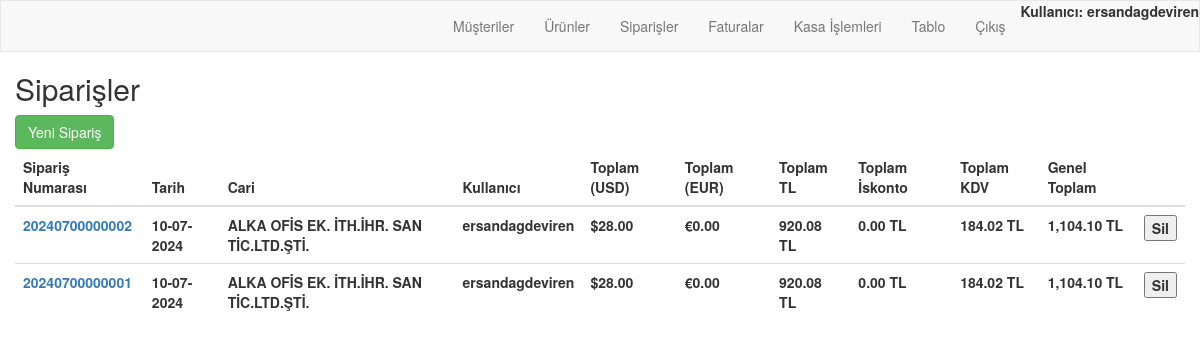
/order/orders/ (signed in), run on an earlier commit of the app's database.
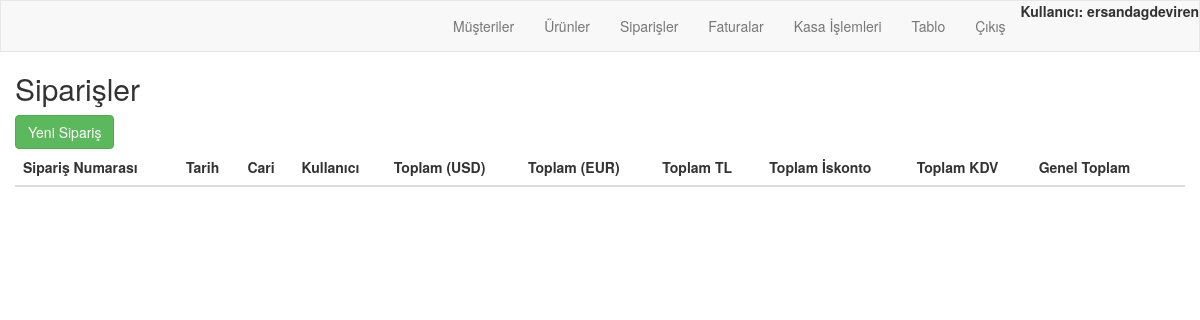
And on a later commit of the database.
### order/models.py (models this page shows, shortened)
class Order(models.Model):
    order_number = models.CharField(max_length=20, unique=True, blank=True)
    customer = models.ForeignKey(Customer, on_delete=models.PROTECT, related_name="customer_orders")
    date = models.DateTimeField(auto_now_add=True)
    user = models.ForeignKey(User, on_delete=models.CASCADE, related_name="user_orders")
    is_billed = models.BooleanField(default=False)

class Customer(models.Model):
    user = models.ForeignKey(User, on_delete=models.CASCADE, related_name="user_customers",blank=True,null=True)
    customerCode = models.CharField(max_length=50)
    companyName = models.CharField(max_length=50)
    taxOffice = models.CharField(max_length=50)
    tax_number = models.CharField(max_length=50, blank=True)
    name = models.CharField(max_length=50, blank=True)
    middleName = models.CharField(max_length=50, blank=True)
    surname = models.CharField(max_length=50, blank=True)
    city = models.CharField(max_length=50)
    district = models.CharField(max_length=50)
    adress = models.CharField(max_length=250, blank=True)
    shipping_adress=models.CharField(max_length=250, blank=True)
    country = models.CharField(max_length=50, blank=True, default="Türkiye")
    email = models.EmailField(blank=True)
    telephone = models.CharField(max_length=11, blank=True)
    customerType = models.CharField(max_length=50, blank=True)
    contactPerson = models.CharField(max_length=50, blank=True)
    E_invoice=models.BooleanField(default=True)
    def __str__(self):
        return self.companyName

### order/views.py (the view)
# urls.py: path('orders/', views.order_list, name='order_list'),
@login_required
@user_passes_test(is_admin)
def order_list(request):
    if request.method == 'POST':
        order_id = request.POST.get('order_id')
        order = get_object_or_404(Order, id=order_id)
        order.delete()
        return redirect('order:order_list')
    orders = Order.objects.all().order_by('-date')
    orders_with_totals = []
    for order in orders:
        total_amount_usd = 0
        total_amount_eur = 0
        total_amount_tl = 0
        total_tax = 0
        total_discount = 0
        for item in order.order_items.all():
            product = item.product
            if item.discount_rate == 0:
                price_in_tl = item.price * item.quantity * item.currency_rate
                discount = 0
            else:
                price_in_tl = item.price * (100 - item.discount_rate) / 100 * item.quantity * item.currency_rate
                discount = (item.price * item.quantity * item.currency_rate) - (
                        item.price * (100 - item.discount_rate) / 100 * item.quantity * item.currency_rate)
            product_tax = price_in_tl * product.tax / 100
            if str(product.currency) == 'USD':
                total_amount_usd += item.price * item.quantity
            else:  # Assuming it's EUR if not USD
                total_amount_eur += item.price * item.quantity
            total_amount_tl += price_in_tl
            total_tax += product_tax
            total_discount += discount
        total_amount_tl = round(total_amount_tl, 2)
        total_amount_eur = round(total_amount_eur, 2)
        total_amount_usd = round(total_amount_usd, 2)
        total_discount = round(total_discount, 2)
        total_tax = round(total_tax, 2)
        grand_total = total_amount_tl + total_tax
        orders_with_totals.append({
            'order': order,
            'total_amount_usd': f"{total_amount_usd:,.2f}",
            'total_amount_eur': f"{total_amount_eur:,.2f}",
            'total_amount_tl': f"{total_amount_tl:,.2f}",
            'total_discount': f"{total_discount:,.2f}",
            'total_tax': f"{total_tax:,.2f}",
            'grand_total': f"{grand_total:,.2f}",
            'order_date': order.date.strftime('%d-%m-%Y'),  # Adding the order date
        })
    return render(request, 'order/order_list.html', {'orders_with_totals': orders_with_totals})

### order/models.py (called while the page is built)
    def __str__(self):
        return self.currency

### order/views.py (called while the page is built)
def is_admin(user):
    return user.is_authenticated and user.is_staff

### order/Templates/order/order_list.html (shortened to what this page needs)
{% extends "order/navbar.html" %}
{% block content %}
<body>
    <h2>Siparişler</h2>
    <a href="{% url 'order:customer_list' %}" class="btn btn-success mb-2">Yeni Sipariş</a>
    <table class="table">
        <thead>
            <tr>
                <th>Sipariş Numarası</th>
                <th>Tarih</th>
                <th>Cari</th>
                <th>Kullanıcı</th>
                <th>Toplam (USD)</th>
                <th>Toplam (EUR)</th>
                <th>Toplam TL</th>
                <th>Toplam İskonto</th>
                <th>Toplam KDV</th>
                <th>Genel Toplam</th>
                <th></th>
            </tr>
        </thead>
        <tbody>
            {% for order_with_total in orders_with_totals %}
            {% if order_with_total.order.is_billed == False %}
            <tr>
                <td><a href="{% url 'order:order_detail' order_with_total.order.order_number %}">{{ order_with_total.order.order_number }}</a></td>
                <td>{{ order_with_total.order_date }}</td>
                <td>{{ order_with_total.order.customer }}</td>
                <td>{{ order_with_total.order.user.username }}</td>
                <td>${{ order_with_total.total_amount_usd }}</td>
                <td>€{{ order_with_total.total_amount_eur }}</td>
                <td>{{ order_with_total.total_amount_tl }} TL</td>
                <td>{{ order_with_total.total_discount }} TL</td>
                <td>{{ order_with_total.total_tax }} TL</td>
                <td><b>{{ order_with_total.grand_total }} TL</b></td>
                <td>
                    <form method="POST" onsubmit="return confirmDelete();">
                        <button type="submit" name="delete_order">Sil</button>
                    </form>
                </td>
            </tr>
            {% endif %}
            {% endfor %}
        </tbody>
    </table>
</body>
{% endblock %}

### order/Templates/order/navbar.html (shortened to what this page needs)
<!DOCTYPE html>
{% load static %}
<html lang="en">
<head>
    <link rel="stylesheet" href="https://maxcdn.bootstrapcdn.com/bootstrap/3.3.7/css/bootstrap.min.css">
</head>
<body>
    <nav class="navbar navbar-default">
        <div class="container-custom">
            <div class="navbar-header">
                <a class="navbar-brand brand-font" href="{% url 'order:main' %}">
                </a>
            </div>
            <ul class="nav navbar-nav navbar-right">
                {% if user.is_authenticated %}
                    {% if user.is_staff %}
                        <li><a href="{% url 'order:customer_listed' %}">Müşteriler</a></li>
                        <li><a href="{% url 'order:search' %}">Ürünler</a></li>
                        <li><a href="{% url 'order:order_list' %}">Siparişler</a></li>
                        <li><a href="{% url 'order:invoice_list' %}">Faturalar</a></li>
                        <li><a href="{% url 'order:payment_receipt_list' %}">Kasa İşlemleri</a></li>
                        <li><a href="{% url 'order:comparison' %}">Tablo</a></li>
                    {% else %}
                        <li><a href="{% url 'order:user_order_list' %}">Siparişlerim</a></li>
                        <li><a href="{% url 'order:user_invoice_list' %}">Faturalarım</a></li>
                        <li><a href="{% url 'order:user_financial' %}">Cari Ekstrem</a></li>
                    {% endif %}
                    <li><a href="{% url 'users:logout' %}">Çıkış</a></li>
                    {% if not user.is_staff %}
                        <li><a href="{% url 'order:customer_update_request' user.pk %}"> <b>Merhaba {{user.username}}</b></a></li>
                    {% else %}
                        <li> <b>Kullanıcı: {{user.username}}</li>
                    {% endif %}
                {% else %}
                    <li><a href="{% url 'users:login' %}">Giriş</a></li>
                    <li><a href="">Üye Ol</a></li>
                {% endif %}
            </ul>
        </div>
    </nav>
    <div class="container-custom">
        {% block content %}
        {% endblock %}
    </div>
</body>
</html>

### order/Templates/order/navbar.html (style rules this page uses)
.container-custom { padding-left: 15px; padding-right: 15px; }
.navbar-default { margin: 0; border-radius: 0; }

What changed in the data, as far as the page shows it:
removed Order: order.order_number "20240700000002", order_date "10-07-2024", order.customer "ALKA OFİS EK. İTH.İHR. SAN TİC.LTD.ŞTİ.", order.user.username "ersandagdeviren", total_amount_usd "28.00", total_amount_eur "0.00", total_amount_tl "920.08", total_discount "0.00", total_tax "184.02", grand_total "1,104.10"
removed Order: order.order_number "20240700000001", order_date "10-07-2024", order.customer "ALKA OFİS EK. İTH.İHR. SAN TİC.LTD.ŞTİ.", order.user.username "ersandagdeviren", total_amount_usd "28.00", total_amount_eur "0.00", total_amount_tl "920.08", total_discount "0.00", total_tax "184.02", grand_total "1,104.10"
